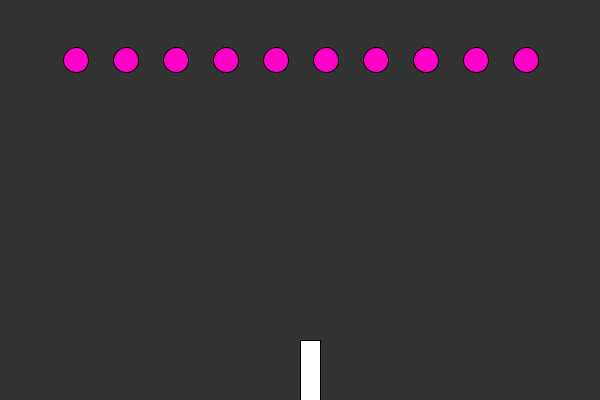
Frame 1 (no input)
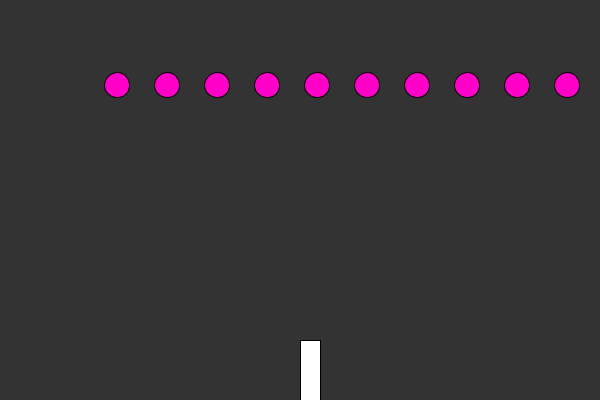
Frame 60 (the mouse pressed at the canvas centre just before this capture)
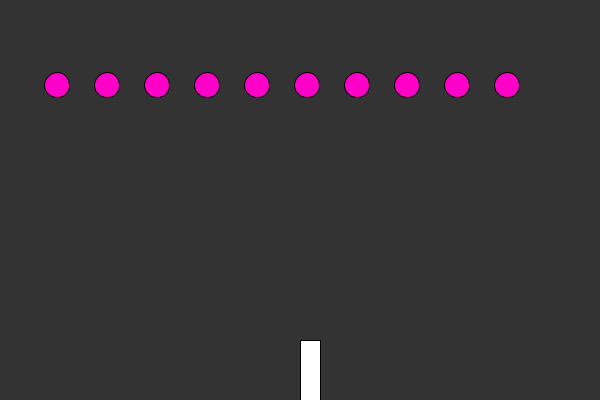
Frame 120 (the mouse held since frame 60 and released just before this capture)

The Processing sketch that drew these frames (run headless with seeded random() and noise(); from frame 60 on, the mouse is pressed at the canvas centre):

// Processing sketch: Space_Invaders
// ── Space_Invaders.pde
// The Coding Train
// Coding Challenge 5 - Space Invaders
// https://www.youtube.com/watch?v=biN3v3ef-Y0&list=PLRqwX-V7Uu6ZiZxtDDRCi6uhfTH4FilpH&index=5

// TO_DO:
//  victory announcement
//  next level
//  invader collision w/ ship
//  invader shots
//  invader shot collision w/ ship
//  splash screen w/ controls
//  demo mode
//  [DONE] improved movement (as groups)
//  multiple rows of invaders
//  [DONE] increasing invader speed
//  destructible barries
//  score
//  high score
//  high score persistence
//  invader sprites w/ animation
//  ship sprite
//  sound effects
//  general refactoring + cleanup
//  move configuration data to file
//  background stars
//  tune difficulty


Ship ship;
ArrayList<Invader> invaders;
int invaderCount = 10;
ArrayList<Shot> shots;
float invaderSpeed = 1;

//int frameCounter = 0;

void setup(){
  size(600, 400);
  
  ship = new Ship();
  
  invaders = new ArrayList<Invader>();
  int spots = invaderCount + 2;
  float spotW = width/spots;
  for (int i = 0; i < invaderCount; i++){
    float location = ((i + 1) * spotW) + spotW/2;
    invaders.add(new Invader(location, 60));
  }
  
  shots = new ArrayList<Shot>();
}

void draw(){
  background(51); 

  // need to iterate in reverse order to
  // allow removal of shots that go offscreen
  // see Reference for ArrayList
  for (int i = shots.size()-1; i >= 0; i--){
    Shot s = shots.get(i);
    s.update();
    s.show();
    
    for (int j = 0; j < invaders.size(); j++){
      if (s.hits(invaders.get(j))){
        invaders.remove(j);
        shots.remove(i);
        invaderSpeed += 0.5;
      }
    }   
    
    if (s.y < 0){
      shots.remove(i); 
    }
  }
  
  boolean hitEdge = false;
  for (int i = invaders.size()-1; i >= 0 ; i--){
    Invader inv = invaders.get(i); 
    inv.update();
    inv.show();
    
    if (inv.x < 0 || inv.x > width - inv.size){ hitEdge = true; }
    
    if (inv.y > height){
      invaders.remove(i); 
    }
  }

  if (hitEdge){
    for (Invader inv : invaders){
      inv.shiftDown(); 
    }
  }

  for (Invader inv : invaders){
    inv.speed = invaderSpeed; 
  }

  ship.show();
  
  // debug trace for leaking objects...
  //frameCounter++;
  //if (frameCounter % 100 == 0){
  //  println("shots : " + shots.size()); 
  //  println("invaders : " + invaders.size());
  //  println("speed : " + invaderSpeed);
  //}
}

void keyPressed(){
  if (keyCode == RIGHT){
    ship.move(10);
  }
  if (keyCode == LEFT){
    ship.move(-10);
  }
  if (key == ' '){
    shots.add(new Shot(ship.x + ship.shipW/2, ship.y-20));
  }
}
// ── Invader.pde


class Invader{
  float x;
  float y;
  float size = 25;
  float speed;
  int direction;
  
  Invader(float x_, float y_){
    x = x_;
    y = y_;
    speed = 1;
    direction = 1;
  }
  
  void update(){
    x += speed * direction;
  }
  
  void shiftDown(){
    y += size;
    direction *= -1;    
  }
  
  void show(){
    fill(255, 0, 200);
    ellipse(x, y, size, size); 
  }
}
// ── Ship.pde


class Ship {
  float x;
  float y;
  int shipW = 20;
  int shipH = 60;

  Ship(){
    x = width/2;
    y = height - shipH;
  }

  void move(float amount){
    x += amount;
    if (x < 0){ x = 0; }
    if (x > width - shipW){ x = width - shipW; }
  }
  
  void show(){
    fill(255);
    rect(x, y, shipW, shipH); 
  }
}
// ── Shot.pde


class Shot{
  float x;
  float y;
  float size = 10;
  int direction;
  
  Shot(float x_, float y_){
    x = x_;
    y = y_;
    direction = -5;    
  } 
  
  void update(){
    y += direction;
  }
  
  void show(){
    fill(244, 239, 36);
    rect(x, y, size/2, size); 
  }
  
  boolean hits(Invader inv){
    return (dist(x, y, inv.x, inv.y) < (size/2 + inv.size/2)); 
  }
}
